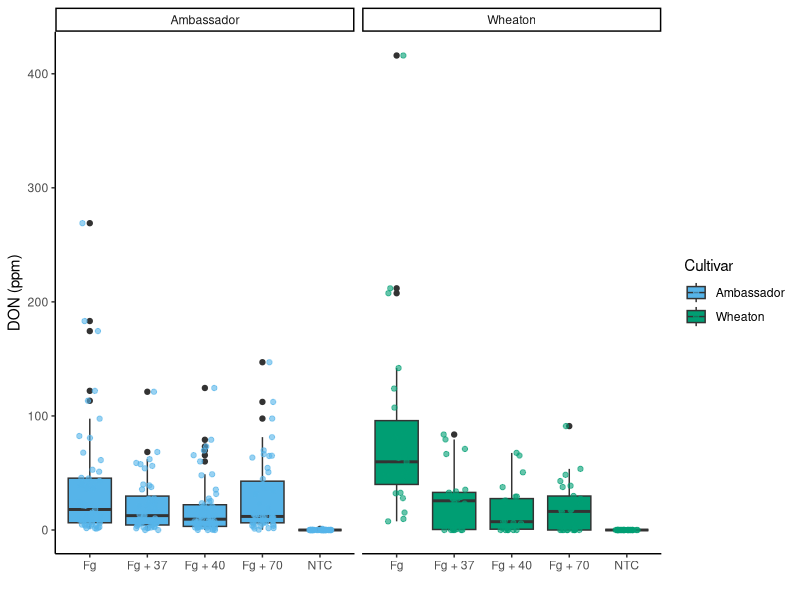
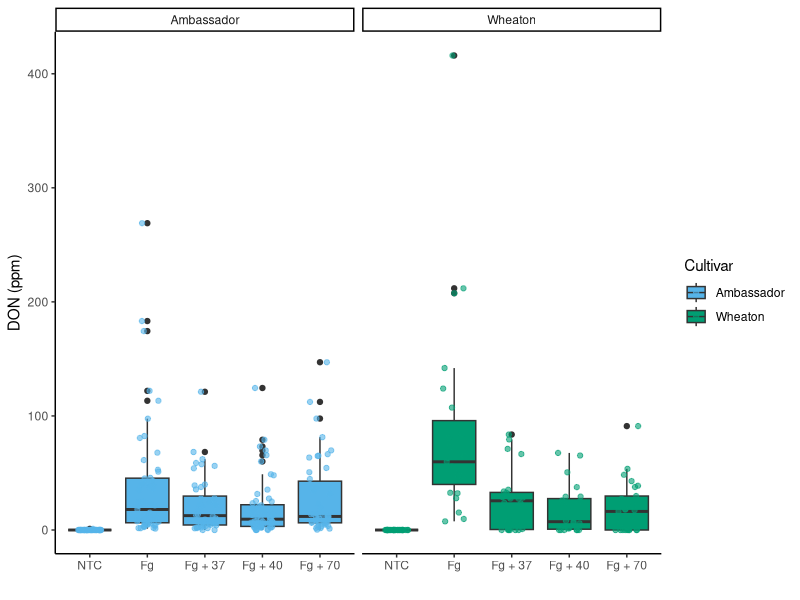
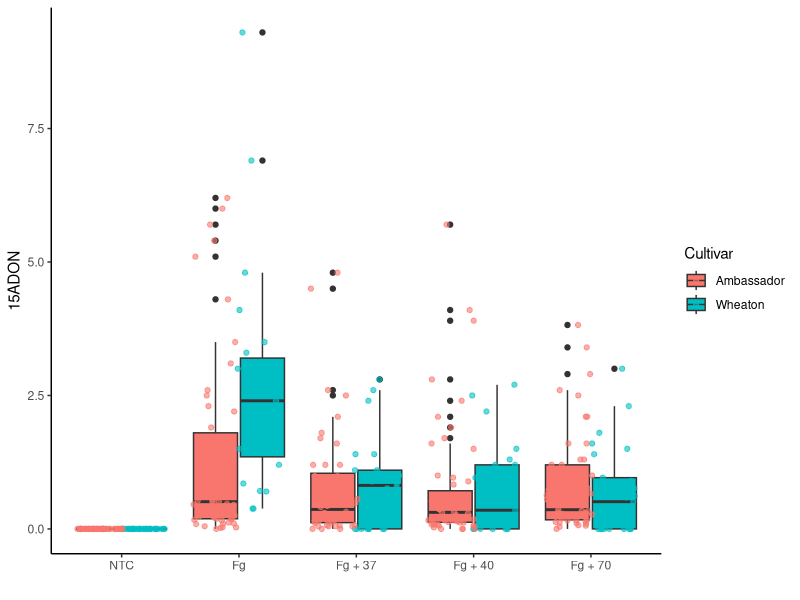
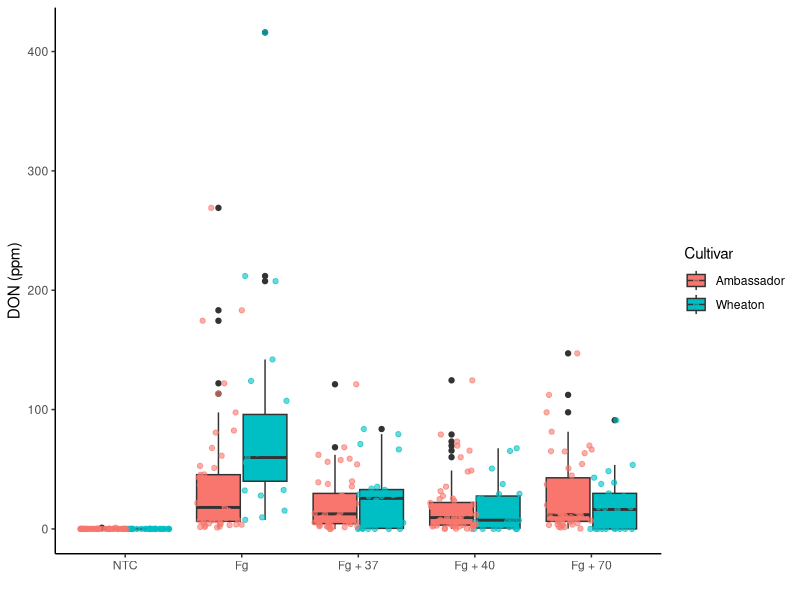
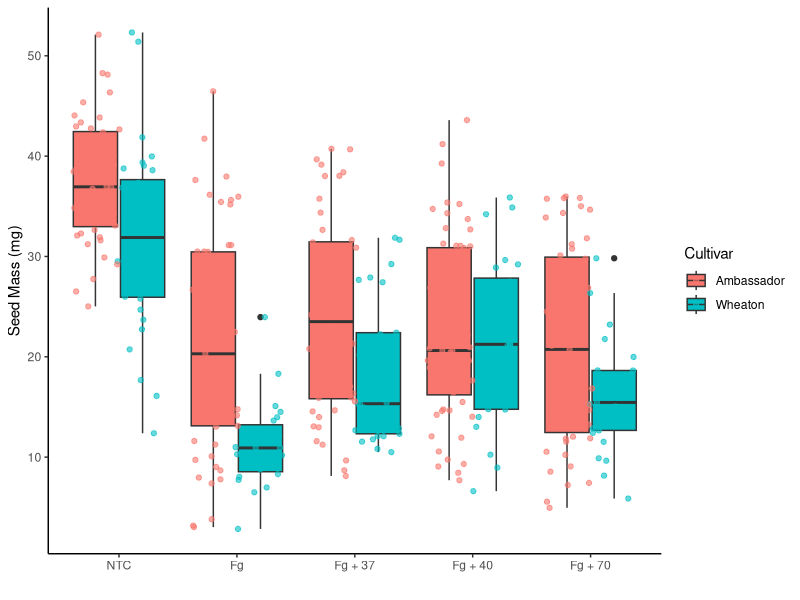
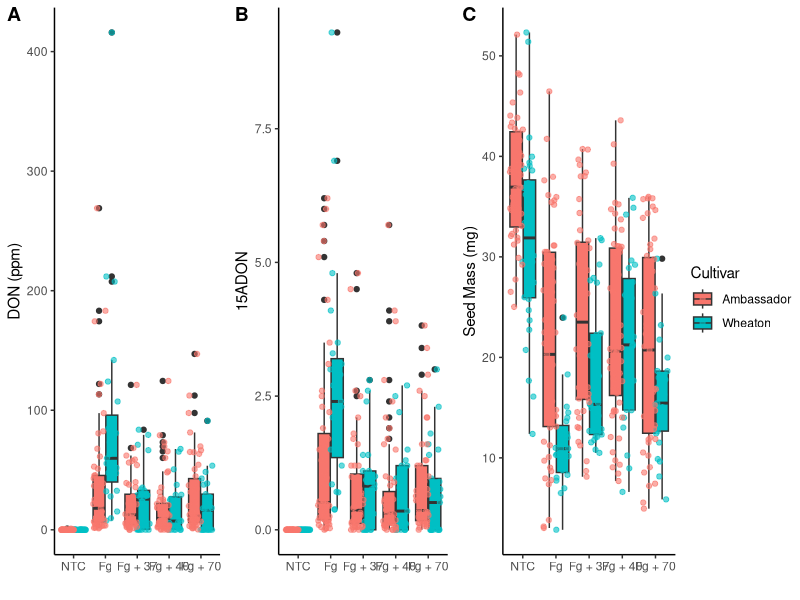
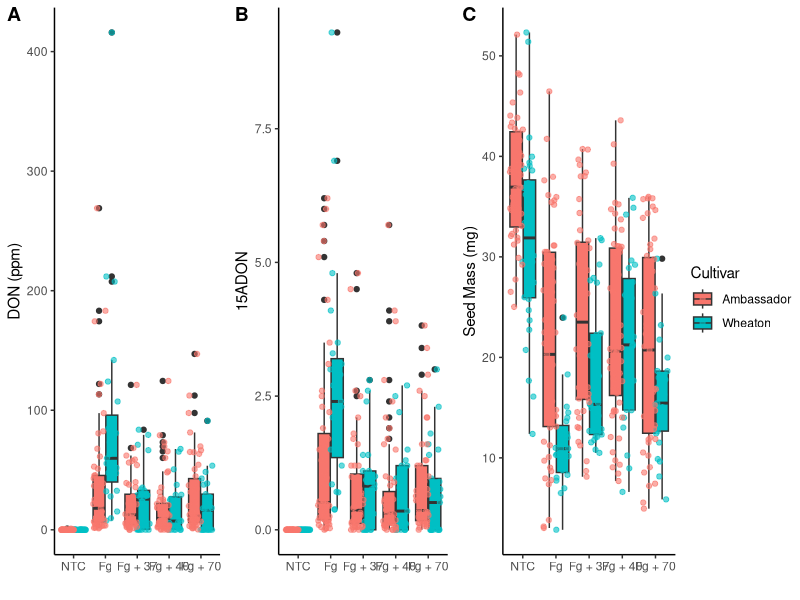

Source code (R) for these figures, in order:
library(tidyverse)
library(ggpubr)
library(ggrepel)
install.packages("ggplot2")
library(ggplot2)

# Using ggplot, create a boxplot of DON by Treatment so that the plot looks like the image below.
# a. Jitter points over the boxplot and fill the points and boxplots Cultivar with two colors from the cbbPallete introduced last week
# b.	Change the transparency of the jittered points to 0.6. 
# c.	The y-axis should be labeled "DON (ppm)", and the x-axis should be left blank. 
# d.	The plot should use a classic theme
# e.	The plot should also be faceted by Cultivar

cbbPalette  <- c("#000000", "#E69F00", "#56B4E9", "#009E73", "#F0E442", "#0072B2" , "#D55E00", "#CC79A7")
toxin.data <- read.csv("MycotoxinData.csv", na.strings = "na")

 ggplot(toxin.data, aes(x = Treatment, y = DON, fill = Cultivar)) +
  geom_boxplot(position = position_dodge(width = 0.8)) +
  geom_jitter(aes(color=Cultivar),position= position_jitterdodge(), pch=21, alpha = 0.6) +
  
  xlab("")+
  ylab("DON (ppm)")+
  scale_fill_manual(values = c(cbbPalette[3], cbbPalette[4]))+
   scale_color_manual(values= c(cbbPalette[3], cbbPalette[4]))+
  theme_classic()+
  facet_wrap(~Cultivar)
  
# 2. Change the factor order level so that the treatment “NTC” is first, followed by “Fg”, “Fg + 37”, “Fg + 40”, and “Fg + 70.
toxin.data$Treatment <- factor(toxin.data$Treatment,levels = c("NTC", "Fg", "Fg + 37", "Fg + 40", "Fg + 70"))

ggplot(toxin.data, aes(x = Treatment, y = DON, fill = Cultivar)) +
  geom_boxplot(position = position_dodge(width = 0.8)) +
  geom_jitter(aes(color=Cultivar),position= position_jitterdodge(), pch=21, alpha = 0.6) +
  
  xlab("")+
  ylab("DON (ppm)")+
  scale_fill_manual(values = c(cbbPalette[3], cbbPalette[4]))+
  scale_color_manual(values= c(cbbPalette[3], cbbPalette[4]))+
  theme_classic()+
  facet_wrap(~Cultivar)

# 3.Change the y-variable to plot X15ADON and MassperSeed_mg. The y-axis label should now be “15ADON” and “Seed Mass (mg)”. Save plots made in questions 1 and 3 into three separate R objects.
#Plot1: DON
plot_DON <- ggplot(toxin.data, aes(x = Treatment, y = DON, fill = Cultivar)) +
  geom_boxplot(position = position_dodge(width = 0.8)) +
  geom_jitter(aes(color = Cultivar),
              position = position_jitterdodge(),
              alpha = 0.6) +
  ylab("DON (ppm)") +
  xlab("") +
  theme_classic()

#Plot2:15ADON
plot_15ADON <- ggplot(toxin.data, aes(x = Treatment, y = X15ADON, fill = Cultivar)) +
  geom_boxplot(position = position_dodge(width = 0.8)) +
  geom_jitter(aes(color = Cultivar),
              position = position_jitterdodge(),
              alpha = 0.6) +
  ylab("15ADON") +
  xlab("") +
  theme_classic()

#Plot3:Seed mass
plot_SeedMass <- ggplot(toxin.data, aes(x = Treatment, y = MassperSeed_mg, fill = Cultivar)) +
  geom_boxplot(position = position_dodge(width = 0.8)) +
  geom_jitter(aes(color = Cultivar),
              position = position_jitterdodge(),
              alpha = 0.6) +
  ylab("Seed Mass (mg)") +
  xlab("") +
  theme_classic()

plot_15ADON
plot_DON
plot_SeedMass

# 4. Use ggarrange function to combine all three figures into one with three columns and one row. Set the labels for the subplots as A, B and C. Set the option common.legend = T within ggarage function. What did the common.legend option do?
combined_plot <- ggarrange(plot_DON,plot_15ADON,plot_SeedMass,
                           ncol = 3,
                           nrow = 1,
                           labels = c("A", "B", "C"),
                           common.legend = TRUE,
                           legend = "right")
combined_plot

# common.legend=true would combine the legends avoiding duplicating it, it makes the image clearer
# 5.Use geom_pwc() to add t.test pairwise comparisons to the three plots made above. Save each plot as a new R object, and combine them again with ggarange as you did in question 4. 
#DON with pairwise comparison
toxin.data$Treatment <- factor(toxin.data$Treatment)
toxin.data$Cultivar <- factor(toxin.data$Cultivar)
my_comparisons <- list(c("NTC", "Fg"), c("Fg", "Fg+35"), c("Fg+35", "Fg+70"))
plot_DON_pwc <- ggplot(toxin.data,
                       aes(x = Treatment, y = DON, fill = Cultivar)) +
  geom_boxplot(position = position_dodge(width = 0.8)) +
  geom_jitter(aes(color = Cultivar),
              position = position_jitterdodge(),
              alpha = 0.6) +
  geom_pwc(method = "t.test",
           label = "{p.adj.format}{p.adj.signif}", group.by = "Cultivar") +
  ylab("DON (ppm)") +
  xlab("") +
  theme_classic()

#15ADON with pairwise comparison
plot_15ADON_pwc <- ggplot(toxin.data,
                          aes(x = Treatment, y = X15ADON, fill = Cultivar)) +
  geom_boxplot(position = position_dodge(width = 0.8)) +
  geom_jitter(aes(color = Cultivar),
              position = position_jitterdodge(),
              alpha = 0.6) +
  geom_pwc(method = "t.test",
           label = "{p.adj.format}{p.adj.signif}", group.by = "Cultivar") +
  ylab("15ADON") +
  xlab("") +
  theme_classic()

#Seed mass with pairwise comparison
plot_SeedMass_pwc <- ggplot(toxin.data,
                            aes(x = Treatment, y = MassperSeed_mg, fill = Cultivar)) +
  geom_boxplot(position = position_dodge(width = 0.8)) +
  geom_jitter(aes(color = Cultivar),
              position = position_jitterdodge(jitter.width = 0.2,
                                              dodge.width = 0.8),
              alpha = 0.6) +
  geom_pwc(method = "t.test",
           label = "{p.adj.format}{p.adj.signif}", group.by = "Cultivar") +
  ylab("Seed Mass (mg)") +
  xlab("") +
  theme_classic()

#To combine them 
combined_pwc <- ggarrange(plot_DON_pwc,plot_15ADON_pwc, plot_SeedMass_pwc,
                          ncol = 3,
                          nrow = 1,
                          labels = c("A", "B", "C"),
                          common.legend = TRUE,
                          legend = "right")
combined_plot



